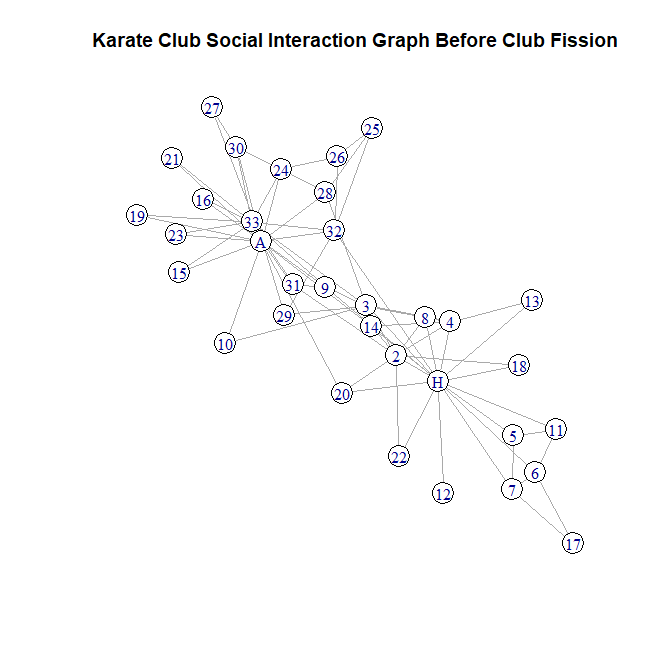

R code for this plot:
library(igraph)
library(igraphdata)
data(karate)
plot.igraph(karate,
            vertex.color="white",
            vertex.size = 10,
            main="Karate Club Social Interaction Graph Before Club Fission"
)
